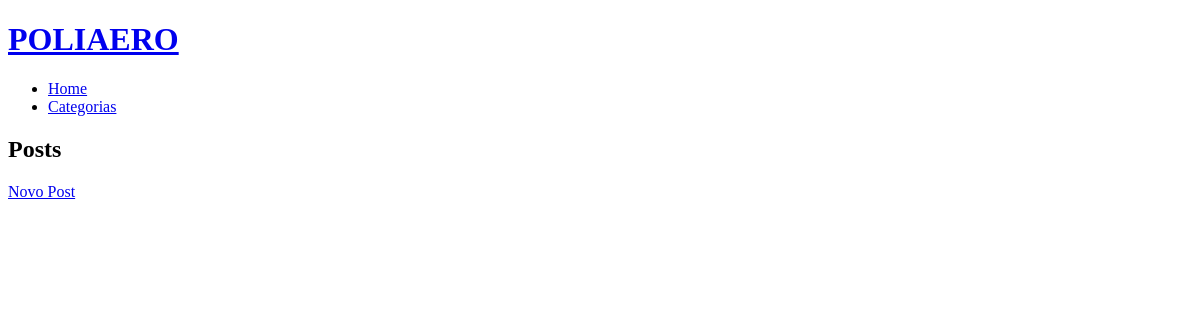
Before: / with the older database file.
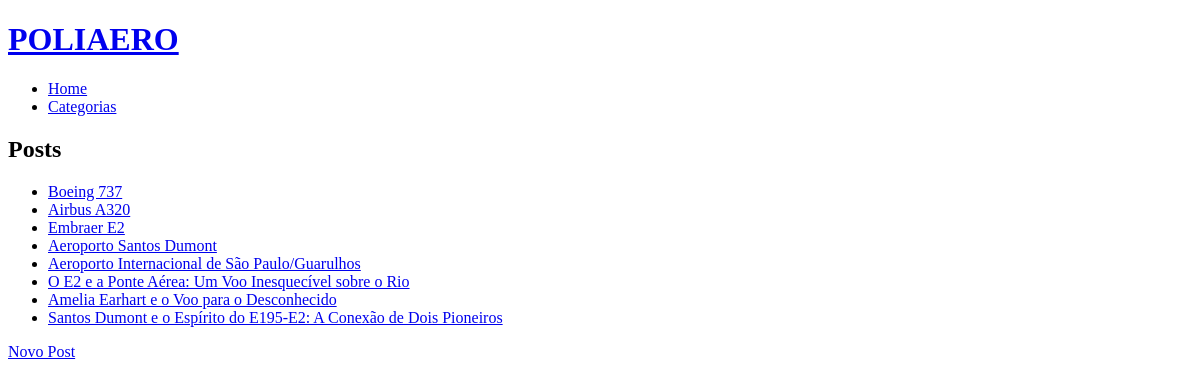
After: the same page with the newer database file.
### blog/models.py (models this page shows, shortened)
class Post(models.Model):
    titulo = models.CharField(max_length=100)
    conteudo = models.TextField()  # Armazena conteúdo HTML
    data_postagem = models.DateTimeField(auto_now_add=True)
    categorias = models.ManyToManyField(Category, related_name='posts')

### blog/views.py (the view)
# urls.py: path('', ListarPostsView.as_view(), name='listar_posts'),
class ListarPostsView(ListView):
    model = Post
    template_name = 'blog/listar_posts.html'
    context_object_name = 'posts'  # Nome da variável para acessar no template

### blog/templates/blog/listar_posts.html
{% extends "base.html" %}
{% block content %}
    <h2>Posts</h2>
    <ul>
        {% for post in posts %}
            <li><a href="{% url 'detalhes_post' post.pk %}">{{ post.titulo }}</a></li>
        {% endfor %}
    </ul>
    <a href="{% url 'criar_post' %}">Novo Post</a>
{% endblock %}

Changed rows visible on the page:
added Post: titulo "Boeing 737"
added Post: titulo "Airbus A320"
added Post: titulo "Embraer E2"
added Post: titulo "Aeroporto Santos Dumont"
added Post: titulo "Aeroporto Internacional de São Paulo/Guarulhos"
added Post: titulo "O E2 e a Ponte Aérea: Um Voo Inesquecível sobre o Rio"
added Post: titulo "Amelia Earhart e o Voo para o Desconhecido"
added Post: titulo "Santos Dumont e o Espírito do E195-E2: A Conexão de Dois Pioneiros"
